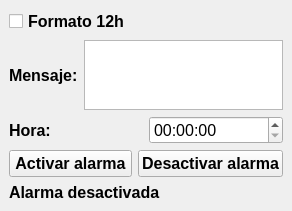
<?xml version="1.0" encoding="UTF-8"?>
<ui version="4.0">
 <class>Test</class>
 <widget class="QMainWindow" name="Test">
  <property name="geometry">
   <rect>
    <x>0</x>
    <y>0</y>
    <width>292</width>
    <height>210</height>
   </rect>
  </property>
  <property name="windowTitle">
   <string>Test</string>
  </property>
  <widget class="QWidget" name="centralwidget">
   <layout class="QVBoxLayout" name="verticalLayout_2">
    <item>
     <layout class="QVBoxLayout" name="vcVerticalLayout">
      <item>
       <widget class="QCheckBox" name="vcChck12H">
        <property name="font">
         <font>
          <pointsize>12</pointsize>
          <bold>true</bold>
         </font>
        </property>
        <property name="text">
         <string>Formato 12h</string>
        </property>
       </widget>
      </item>
      <item>
       <layout class="QHBoxLayout" name="horizontalLayout">
        <item>
         <widget class="QLabel" name="vcLblMensaje">
          <property name="font">
           <font>
            <pointsize>12</pointsize>
            <bold>true</bold>
           </font>
          </property>
          <property name="text">
           <string>Mensaje:</string>
          </property>
         </widget>
        </item>
        <item>
         <widget class="QTextEdit" name="vcMensajeTxt">
          <property name="font">
           <font>
            <pointsize>12</pointsize>
           </font>
          </property>
         </widget>
        </item>
       </layout>
      </item>
      <item>
       <layout class="QHBoxLayout" name="horizontalLayout_2">
        <item>
         <widget class="QLabel" name="vcLblHora">
          <property name="font">
           <font>
            <pointsize>12</pointsize>
            <bold>true</bold>
           </font>
          </property>
          <property name="text">
           <string>Hora:</string>
          </property>
         </widget>
        </item>
        <item>
         <widget class="QTimeEdit" name="vcTimeEdit">
          <property name="font">
           <font>
            <pointsize>12</pointsize>
           </font>
          </property>
         </widget>
        </item>
       </layout>
      </item>
      <item>
       <layout class="QHBoxLayout" name="horizontalLayout_3">
        <item>
         <widget class="QPushButton" name="vcBtnActivar">
          <property name="font">
           <font>
            <pointsize>12</pointsize>
            <bold>true</bold>
           </font>
          </property>
          <property name="text">
           <string>Activar alarma</string>
          </property>
         </widget>
        </item>
        <item>
         <widget class="QPushButton" name="vcBtnDesactivar">
          <property name="font">
           <font>
            <pointsize>12</pointsize>
            <bold>true</bold>
           </font>
          </property>
          <property name="text">
           <string>Desactivar alarma</string>
          </property>
         </widget>
        </item>
       </layout>
      </item>
      <item>
       <widget class="QLabel" name="vcLblMensaje_2">
        <property name="font">
         <font>
          <pointsize>12</pointsize>
          <bold>true</bold>
         </font>
        </property>
        <property name="text">
         <string>Alarma desactivada</string>
        </property>
       </widget>
      </item>
     </layout>
    </item>
   </layout>
  </widget>
 </widget>
 <resources/>
 <connections/>
</ui>
